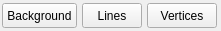
   <widget class="QWidget" name="layoutWidget22">
    <property name="geometry">
     <rect>
      <x>0</x>
      <y>340</y>
      <width>221</width>
      <height>31</height>
     </rect>
    </property>
    <layout class="QHBoxLayout" name="hl_colors">
     <property name="spacing">
      <number>4</number>
     </property>
     <property name="leftMargin">
      <number>1</number>
     </property>
     <property name="topMargin">
      <number>2</number>
     </property>
     <property name="rightMargin">
      <number>2</number>
     </property>
     <property name="bottomMargin">
      <number>1</number>
     </property>
     <item>
      <widget class="QPushButton" name="pushButton_widgetColor">
       <property name="maximumSize">
        <size>
         <width>75</width>
         <height>25</height>
        </size>
       </property>
       <property name="styleSheet">
        <string notr="true"/>
       </property>
       <property name="text">
        <string>Background</string>
       </property>
      </widget>
     </item>
     <item>
      <widget class="QPushButton" name="pushButton_lineColor">
       <property name="maximumSize">
        <size>
         <width>60</width>
         <height>25</height>
        </size>
       </property>
       <property name="styleSheet">
        <string notr="true"/>
       </property>
       <property name="text">
        <string>Lines</string>
       </property>
      </widget>
     </item>
     <item>
      <widget class="QPushButton" name="pushButton_vertexColor">
       <property name="maximumSize">
        <size>
         <width>70</width>
         <height>25</height>
        </size>
       </property>
       <property name="styleSheet">
        <string notr="true"/>
       </property>
       <property name="text">
        <string>Vertices</string>
       </property>
      </widget>
     </item>
    </layout>
   </widget>
